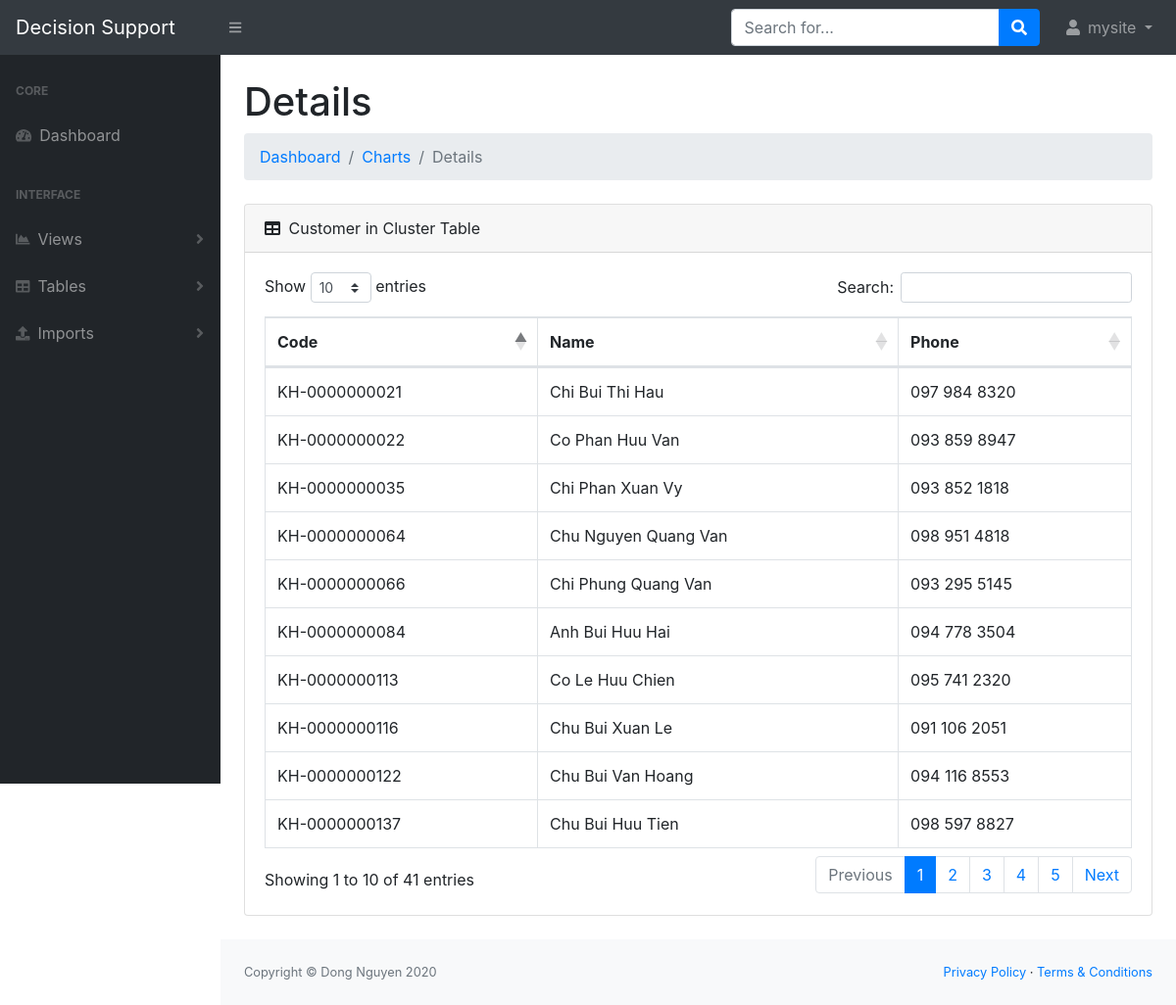
Screenshot of /views/detail/32 (signed in) with the database file from the repository.
### dashboard/models.py (models this page shows, shortened)
class ClusterCustomer(models.Model):
    cluster = models.ForeignKey(ClusterCenter, on_delete=models.CASCADE)
    customer = models.ForeignKey(Customer, on_delete=models.CASCADE)

class Customer(models.Model):
    code = models.CharField(max_length=15)
    name = models.CharField(max_length=200)
    phone = models.CharField(max_length=200)

### dashboard/views.py (the view)
# urls.py: path("views/detail/<int:id>", views.showDetail, name="views.detail"),
def showDetail(response, id):
    user = response.user
    if user.username == "":
        return HttpResponseRedirect("/login")
    center = ClusterCenter.objects.get(id=id)
    data = center.clustercustomer_set.all()
    return render(response, "desk/pages/views.detail.html", {"data":data, "username":user.username})

### dashboard/templates/desk/pages/views.detail.html
{% extends 'desk/base.html' %}
{% block content %}
    <div class="container-fluid">
        <h1 class="mt-4">Details</h1>
        <ol class="breadcrumb mb-4">
            <li class="breadcrumb-item"><a href="{% url 'index' %}">Dashboard</a></li>
            <li class="breadcrumb-item"><a href="{% url 'views.chart' %}">Charts</a></li>
            <li class="breadcrumb-item active">Details</li>
        </ol>
        <div class="card mb-4">
            <div class="card-header">
                <i class="fas fa-table mr-1"></i>
                Customer in Cluster Table
            </div>
            <div class="card-body">
                <div class="table-responsive">
                    <table class="table table-bordered" id="dataTable" width="100%" cellspacing="0">
                        <thead>
                            <tr>
                                <th>Code</th>
                                <th>Name</th>
                                <th>Phone</th>
                            </tr>
                        </thead>
                        <tbody>
                            {% for item in data %}
                                <tr>
                                    <td>{{item.customer.code}}</td>
                                    <td>{{item.customer.name}}</td>
                                    <td>{{item.customer.phone}}</td>
                                </tr>
                            {% endfor %}
                        </tbody>
                    </table>
                </div>
            </div>
        </div>
    </div>
{% endblock %}

### dashboard/templates/desk/components/topnav.html (shortened to what this page needs)
<nav class="sb-topnav navbar navbar-expand navbar-dark bg-dark">
    <a class="navbar-brand" href="{% url 'index' %}">Decision Support</a>
    <button class="btn btn-link btn-sm order-1 order-lg-0" id="sidebarToggle" href="#">
        <i class="fas fa-bars"></i>
    </button>
    <form class="d-none d-md-inline-block form-inline ml-auto mr-0 mr-md-3 my-2 my-md-0">
        <div class="input-group">
            <input class="form-control" type="text" placeholder="Search for..." aria-label="Search" aria-describedby="basic-addon2" />
            <div class="input-group-append">
                <button class="btn btn-primary" type="button"><i class="fas fa-search"></i></button>
            </div>
        </div>
    </form>
    <ul class="navbar-nav ml-auto ml-md-0">
        <li class="nav-item dropdown">
            <a class="nav-link dropdown-toggle" id="userDropdown" href="#" role="button" data-toggle="dropdown" aria-haspopup="true" aria-expanded="false">
                <i class="fas fa-user fa-fw"></i>
                {{username}}
            </a>
        </li>
    </ul>
</nav>

### rows the page displays
ClusterCustomer: customer.code "KH-0000000021", customer.name "Chi Bui Thi Hau", customer.phone "097 984 8320"
ClusterCustomer: customer.code "KH-0000000022", customer.name "Co Phan Huu Van", customer.phone "093 859 8947"
ClusterCustomer: customer.code "KH-0000000035", customer.name "Chi Phan Xuan Vy", customer.phone "093 852 1818"
ClusterCustomer: customer.code "KH-0000000064", customer.name "Chu Nguyen Quang Van", customer.phone "098 951 4818"
ClusterCustomer: customer.code "KH-0000000066", customer.name "Chi Phung Quang Van", customer.phone "093 295 5145"
ClusterCustomer: customer.code "KH-0000000084", customer.name "Anh Bui Huu Hai", customer.phone "094 778 3504"
ClusterCustomer: customer.code "KH-0000000113", customer.name "Co Le Huu Chien", customer.phone "095 741 2320"
ClusterCustomer: customer.code "KH-0000000116", customer.name "Chu Bui Xuan Le", customer.phone "091 106 2051"
ClusterCustomer: customer.code "KH-0000000122", customer.name "Chu Bui Van Hoang", customer.phone "094 116 8553"
ClusterCustomer: customer.code "KH-0000000137", customer.name "Chu Bui Huu Tien", customer.phone "098 597 8827"

### other values shown
{{ username }} "mysite"
